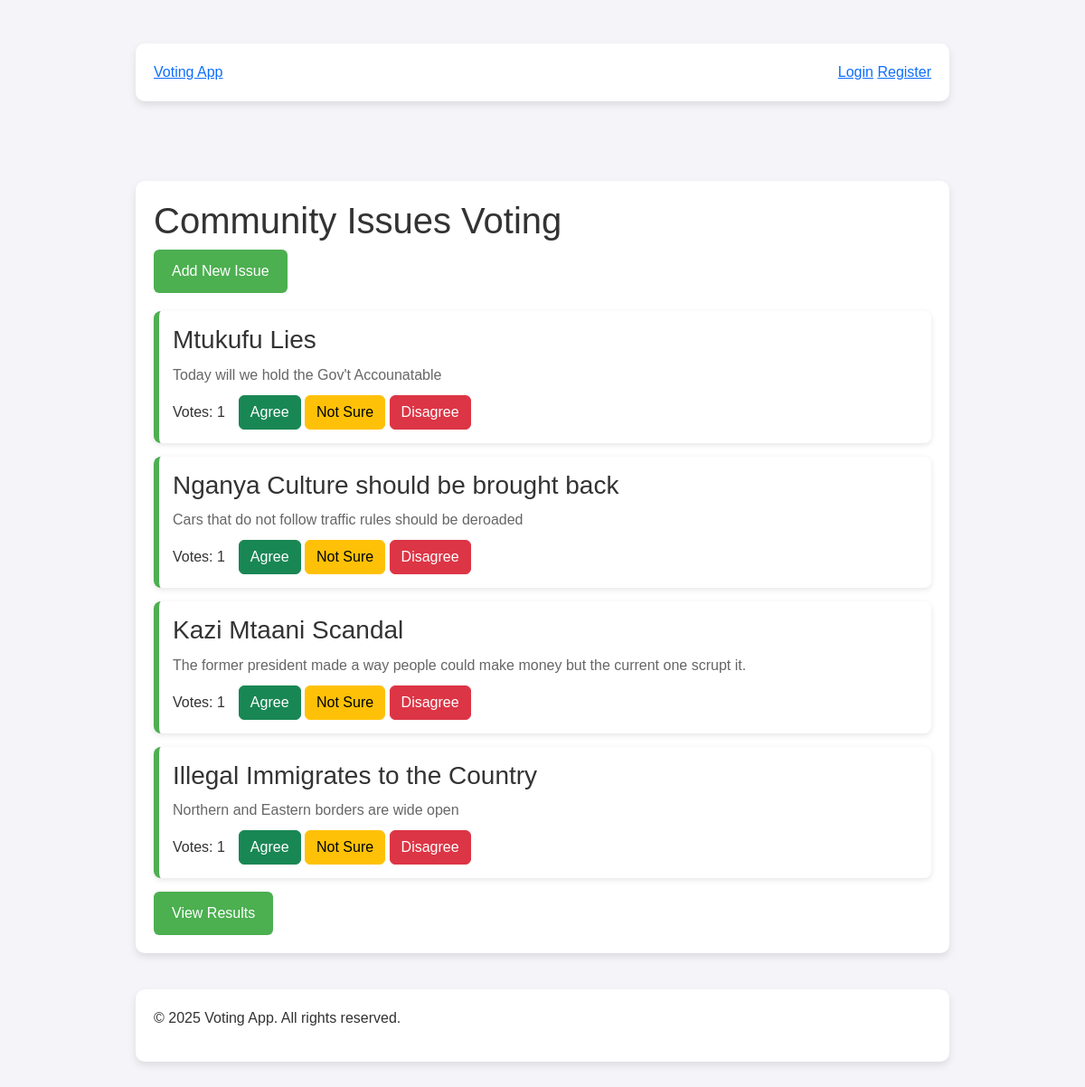
Before: / with the older database file.
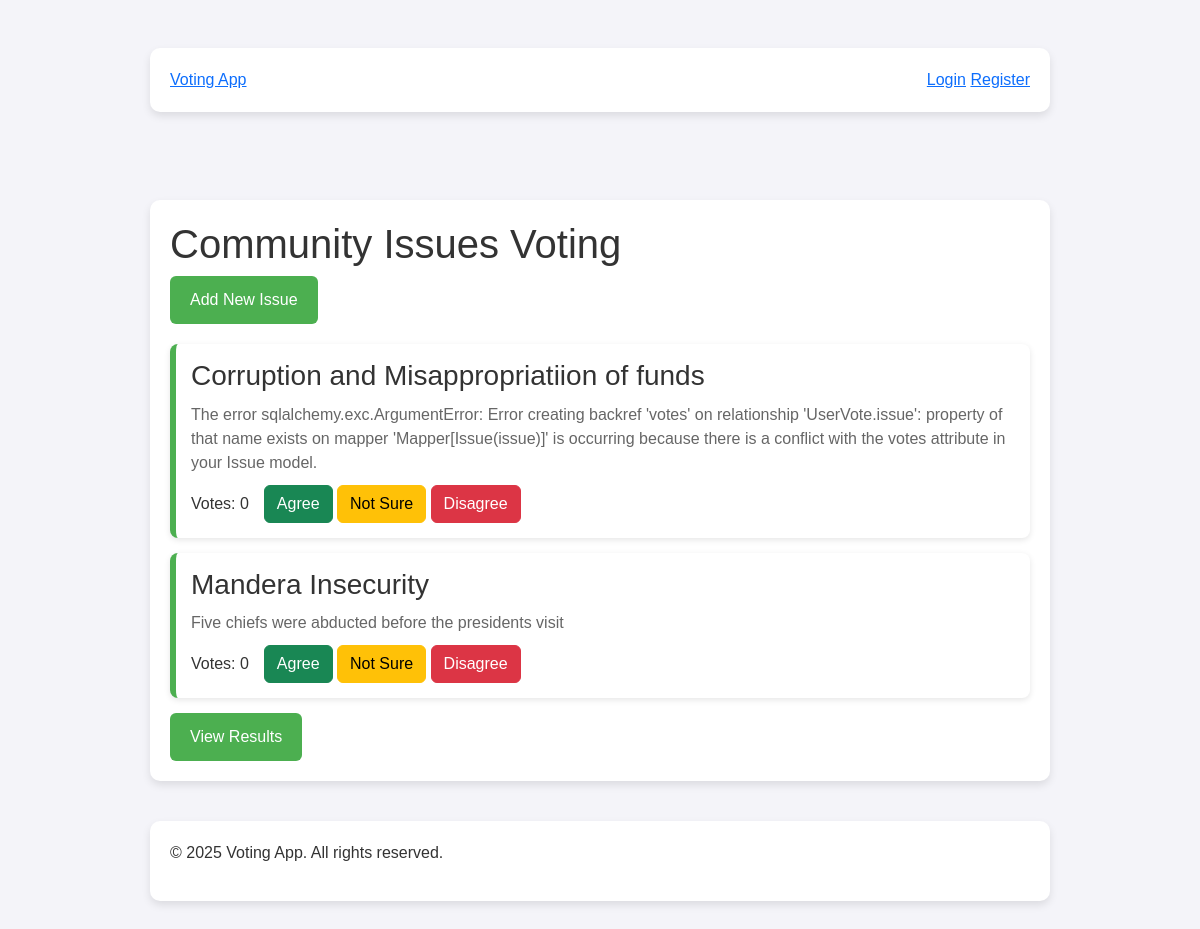
After: the same page with the newer database file.
### app.py (models this page shows)
class Issue(db.Model):
    id = db.Column(db.Integer, primary_key=True)
    title = db.Column(db.String(100), nullable=False)
    description = db.Column(db.Text)
    votes = db.Column(db.Integer, default=0)
    category_id = db.Column(db.Integer, db.ForeignKey('category.id'))
    category = db.relationship('Category', backref='issues')
    created_at = db.Column(db.DateTime, default=datetime.utcnow)
    updated_at = db.Column(db.DateTime, default=datetime.utcnow, onupdate=datetime.utcnow)

### app.py (the view)
@app.route('/')
def index():
    sort_by = request.args.get('sort', 'date')
    category_filter = request.args.get('category')
    query = Issue.query
    if category_filter:
        query = query.filter_by(category_id=category_filter)
    if sort_by == 'votes':
        query = query.order_by(Issue.votes.desc())
    else:  # Default sort by date
        query = query.order_by(Issue.created_at.desc())
    issues = query.all()
    categories = Category.query.all()
    return render_template(
        'index.html',
        issues=issues,
        categories=categories,
        current_sort=sort_by,
        current_category=category_filter
    )

### app/templates/index.html (shortened to what this page needs)
{% extends "base.html" %}
{% block extra_head %}
  <link rel="stylesheet" href="{{ url_for('static', filename='index.css') }}">
{% endblock %}
{% block content %}
<section class="actions">
    <a href="{{ url_for('add_issue') }}" class="button">Add New Issue</a>
</section>
<section class="issues-list">
    {% if issues %}
        {% for issue in issues %}
        <article class="issue">
            <header>
                <h3>{{ issue.title }}</h3>
            </header>
            <p>{{ issue.description }}</p>
            <footer class="vote-section">
                <span>Votes: {{ issue.votes }}</span>
                <form action="{{ url_for('vote', issue_id=issue.id) }}" method="POST">
                    <button type="submit" name="vote_type" value="agree" class="btn btn-success">Agree</button>
                    <button type="submit" name="vote_type" value="not_sure" class="btn btn-warning">Not Sure</button>
                    <button type="submit" name="vote_type" value="disagree" class="btn btn-danger">Disagree</button>
                </form>
            </footer>
        </article>
        {% endfor %}
    {% else %}
        <p>No issues found. Please add an issue.</p>
    {% endif %}
</section>
<section class="results-link">
    <a href="{{ url_for('results') }}" class="button">View Results</a>
</section>
{% endblock %}

### app/templates/base.html (shortened to what this page needs)
<!DOCTYPE html>
<html lang="en">
<head>
  <link rel="stylesheet" href="https://cdn.jsdelivr.net/npm/bootstrap@5.3.0/dist/css/bootstrap.min.css">
  <link rel="stylesheet" href="{{ url_for('static', filename='base.css') }}">
  {% block extra_head %}{% endblock %}
</head>
<body>
  <header>
    <div class="navbar">
      <div class="container">
        <a class="logo" href="{{ url_for('index') }}">Voting App</a>
        <nav>
          {% if current_user.is_authenticated %}
            <span>Welcome, {{ current_user.username }}</span>
            <a href="{{ url_for('logout') }}">Logout</a>
            {% if current_user.is_admin %}
              <a href="{{ url_for('admin') }}">Admin Panel</a>
            {% endif %}
          {% else %}
            <a href="{{ url_for('login') }}">Login</a>
            <a href="{{ url_for('register') }}">Register</a>
          {% endif %}
        </nav>
      </div>
    </div>
  </header>
  <main class="container">
    <h1>Community Issues Voting</h1>
    {% block content %}{% endblock %}
  </main>
  <footer>
    <div class="container">
      <p>&copy; {{ current_year if current_year is defined else "2025" }} Voting App. All rights reserved.</p>
    </div>
  </footer>
</body>
</html>

### static/base.css (style rules this page uses)
body { font-family: 'Poppins', sans-serif; margin: 0; padding: 0; background-color: #f4f4f9; color: #333; }
.container { max-width: 900px; margin: 40px auto; background: white; padding: 20px; border-radius: 10px; box-shadow: 0 4px 8px rgba(0, 0, 0, 0.1); }
.button { display: inline-block; padding: 12px 20px; background: #4CAF50; color: white; border-radius: 6px; text-decoration: none; transition: background 0.3s ease; }

### static/index.css (style rules this page uses)
.issues-list { margin-top: 20px; }
.issue { background: white; padding: 15px; margin-bottom: 15px; border-left: 6px solid #4CAF50; border-radius: 8px; box-shadow: 0 2px 6px rgba(0, 0, 0, 0.1); }
.issue h3 { margin: 0; color: #333; }
.issue p { color: #666; margin: 10px 0; }
.vote-section { display: flex; align-items: center; gap: 15px; margin-top: 10px; }

Changed rows visible on the page:
removed Issue: title "Mtukufu Lies", description "Today will we hold the Gov't Accounatable", votes "1"
removed Issue: title "Nganya Culture should be brought back", description "Cars that do not follow traffic rules should be deroaded", votes "1"
removed Issue: title "Kazi Mtaani Scandal", description "The former president made a way people could make money but the current one scrupt it.", votes "1"
removed Issue: title "Illegal Immigrates to the Country", description "Northern and Eastern borders are wide open", votes "1"
added Issue: title "Corruption and Misappropriatiion of funds", description "The error sqlalchemy.exc.ArgumentError: Error creating backref 'votes' on relationship 'UserVote.issue': property of that name exists on mapper 'Mapper[Issue(issue)]' is occurring because there is a conflict with the votes attribute in your Issue model.", votes "0"
added Issue: title "Mandera Insecurity", description "Five chiefs were abducted before the presidents visit", votes "0"
